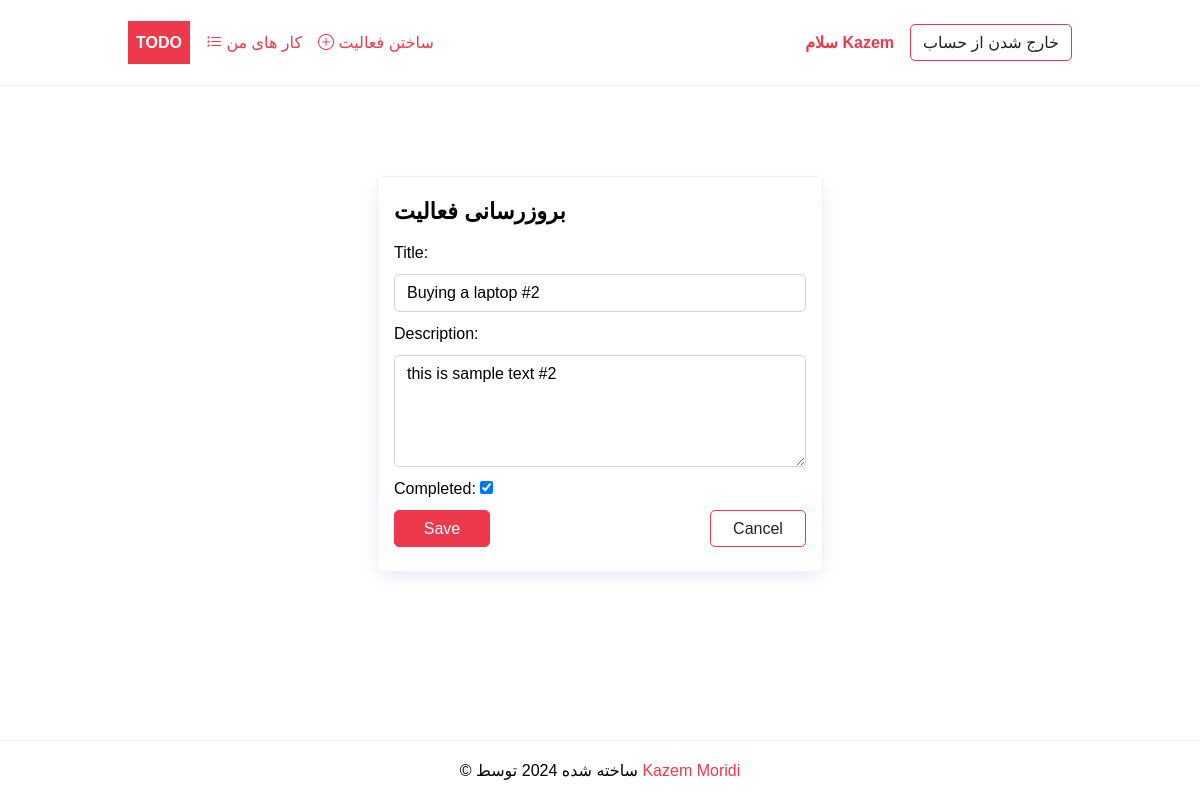
Page /task/update/1/ (signed in) on the committed database.
### todo/models.py (models this page shows, shortened)
class Task(models.Model):
    title = models.CharField(max_length=255)
    description = models.TextField(null=True, blank=True)
    completed = models.BooleanField(default=False)
    created_at = models.DateTimeField(auto_now_add=True)
    user = models.ForeignKey(User,on_delete=models.CASCADE, null=True, blank=True)
    class Meta:
        ordering = ['completed']

### todo/views.py (the view, shortened to what this page needs)
# urls.py: path('task/update/<int:pk>/', views.TaskUpdate.as_view(template_name='todo/task_form.html'),name='task-update'),
class TaskUpdate(UpdateView):
    model = Task
    fields = ['title','description','completed']
    success_url = reverse_lazy('tasks')
    def get_queryset(self):
        base_qs = super(TaskUpdate, self).get_queryset()
        return base_qs.filter(user=self.request.user)

### todo/templates/todo/task_form.html (shortened to what this page needs)
{%extends 'base.html'%}
{%block content%}
<div class="center">
 <form method="post" novalidate class="card">
 	<h2>{% if task %} بروزرسانی {%else %} ساختن {%endif%} فعالیت</h2>
	{% for field in form %}
		{% if field.name == 'completed' %}
			<p>
				{{ field.label_tag }}
				{{ field }}
			</p>
		{% else %}
    		{{ field.label_tag }}
        	{{ field }}
        {% endif %}
	{% endfor %}
	<div class="form-buttons">
		<input type="submit" value="Save" class="btn btn-primary"/>
		<a href="{%url 'tasks'%}" class="btn btn-outline">Cancel</a>
	</div>
</form>
</div>
{%endblock content%}

### templates/base.html (shortened to what this page needs)
{%load static %}
<!DOCTYPE html>
<html lang="en">
  <head>
    <link rel="stylesheet" href="{% static 'css/style.css' %}" />
  </head>
  <body>
    <header class="header">
      <div class="container">
        <a href="{%url 'home'%}" class="logo">Todo</a>
        <nav class="nav">
          {% if request.user.is_authenticated %}
          <a href="{% url 'tasks' %}"
            ><i class="bi bi-list-task"></i> کار های من</a
          >
          <a href="{% url 'task-create' %}"
            ><i class="bi bi-plus-circle"></i> ساختن فعالیت</a
          >
          <a href="{% url 'profile' %}">سلام {{request.user | title}}</a>
          <form method="post" action="{% url 'logout' %}">
            <button type="submit" class="btn btn-outline">
              خارج شدن از حساب
            </button>
          </form>
          {% else %}
            <a href="{% url 'login' %}" class="btn btn-outline">ورود</a>
            <a href="{% url 'register' %}" class="btn btn-primary">ثبت نام</a>
          {% endif %}
        </nav>
      </div>
    </header>
    <main>
      <div class="container">{%block content %} {%endblock content%}</div>
    </main>
    <footer class="footer">
      <div class="container">
        <p>
          &copy; ساخته شده {% now "Y" %} توسط
          <a href="https://www.kazemcodes.ir">Kazem Moridi</a>
        </p>
      </div>
    </footer>
  </body>
</html>

### static/css/style.css (style rules this page uses)
:root { --color-primary: #ee394c; --color-secondary: #86b7fe; --color-light: #f2f2f2; --color-gray: #ced4da; --color-dark: #212121; --color-white: #ffffff; --color-error: #e2442f; --color-warning: #ffc900; --color-info: #02a2b9; --color-success: #1ba345; --color-input: #00d1b2; --border-radius: 5px; }
* { margin: 0; padding: 0; box-sizing: border-box; text-rendering: optimizeLegibility; }
html, body { height: 100%; }
input, button, textarea { font: inherit; }
body { font-family: "lalezar", sans-serif; font-size: 1rem; line-height: 1.7; display: flex; flex-direction: column; }
h2 { font-size: 1.4rem; }
a { color: var(--color-primary); text-decoration: none; }
.container { max-width: 960px; margin: 0 auto; padding: 0.5rem; }
.header { border-bottom: solid 1px var(--color-light); }
.header .container { display: flex; align-items: center; gap: 1rem; }
.nav { display: flex; gap: 1rem; align-items: center; justify-content: center; flex-basis: 100%; }
.nav a:nth-last-child(2) { margin-left: auto; font-weight: bold; }
.logo { padding: 0.5rem; background-color: var(--color-primary); text-decoration: none; color: var(--color-white); font-weight: bold; text-transform: uppercase; }
.card { border: solid 1px var(--color-light); padding: 1rem; border-radius: var(--border-radius); box-shadow: rgb(11 43 158 / 15%) 0px 6px 20px -6px; min-width: 400px; }
form > * { display: block; margin-bottom: 0.5rem; }
form > input[type="submit"], form > button { margin: 1rem 0; }
.form-buttons { display: flex; justify-content: space-between; align-items: center; gap: 0.75rem; }
input[type="text"], input[type="email"], input[type="password"], textarea { border-radius: var(--border-radius); border: solid 1px var(--color-gray); width: 100%; padding: 0.25rem 0.75rem; }
textarea { max-height: 7rem; }
.footer p { text-align: center; }
.footer { margin-top: auto; padding: 0.5rem 0; border-top: solid 1px var(--color-light); }
.btn { padding: 0.25rem 0.75rem; border-radius: var(--border-radius); background-color: var(--color-white); border: solid 1px var(--color-white); color: var(--color-dark); cursor: pointer; text-decoration: none; font-size: 1rem; min-width: 6rem; text-align: center; }
.btn-outline { border: solid 1px var(--color-primary); }
.btn-primary { border: solid 1px var(--color-primary); background-color: var(--color-primary); color: var(--color-white); }
.center { display: flex; flex-direction: column; align-items: center; justify-content: center; min-height: 70vh; }

### rows in the picture
Task: form "Buying a laptop #2" "this is sample text #2", form "☑"

### other values in the picture
{{ request.user | title }} "Kazem"
{{ field.label_tag }} "Title:" "Description:"
{{ field.label_tag }} "Completed:"
